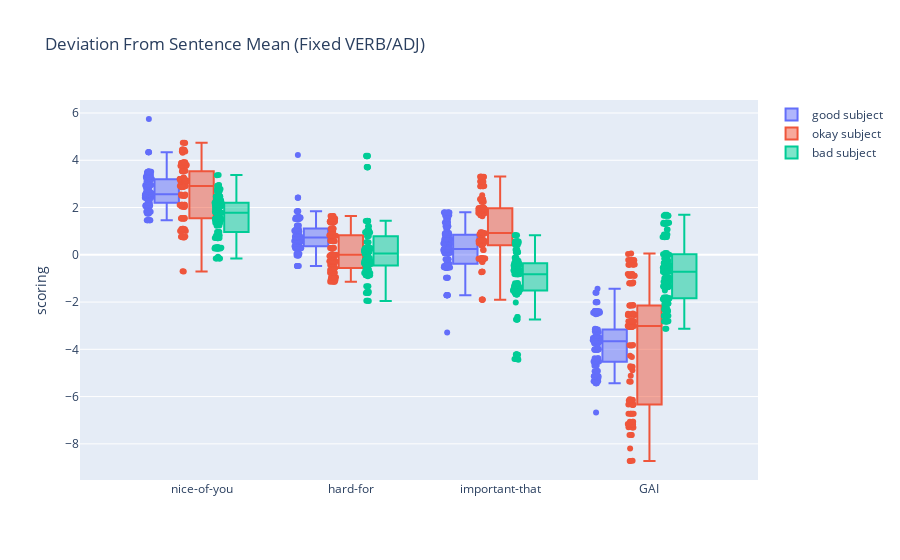

The cell this chart's notebook holds for it:
### Code cell
# perform a grammaticality analysis on subjects
nice_good = nice_df[nice_df["n_score"] == 2]
nice_bad = nice_df[nice_df["n_score"] == -10]
nice_okay = nice_df[nice_df["n_score"] == 1]

fig = go.Figure()

# box plot of sentences with good subjects
fig.add_trace(go.Box(x = nice_good["construction"], y = nice_good["prob_diff"],
    name = "good subject", hovertext = nice_good["sentence"], boxpoints = "all", jitter = 0.3
))

# box plot of sentences with okay subjects
fig.add_trace(go.Box(x = nice_okay["construction"], y = nice_okay["prob_diff"],
    name = "okay subject", hovertext = nice_okay["sentence"], boxpoints = "all", jitter = 0.3
))

# box plot of sentences with bad subjects
fig.add_trace(go.Box(x = nice_bad["construction"], y = nice_bad["prob_diff"],
    name = "bad subject", hovertext = nice_bad["sentence"], boxpoints = "all", jitter = 0.3
))

fig.update_layout(
    yaxis_title='scoring',
    title_text = "Deviation From Sentence Mean (Fixed VERB/ADJ)",
    boxmode='group' # group together boxes of the different traces for each value of x
)
fig.show()

### Figure 1 — Plotly figure (JSON) as saved in the notebook; plotly's stock layout.template omitted (floating-point values rounded to 4 significant figures; data arrays with more than 128 entries replaced by an {"elided": "..."} marker saying what was removed)
{"data": [{"boxpoints": "all", "hovertext": {"elided": "536 str values"}, "jitter": 0.3, "name": "good subject", "type": "box", "x": {"elided": "536 str values"}, "y": {"elided": "536 float values"}}, {"boxpoints": "all", "hovertext": {"elided": "488 str values"}, "jitter": 0.3, "name": "okay subject", "type": "box", "x": {"elided": "488 str values"}, "y": {"elided": "488 float values"}}, {"boxpoints": "all", "hovertext": {"elided": "576 str values"}, "jitter": 0.3, "name": "bad subject", "type": "box", "x": {"elided": "576 str values"}, "y": {"elided": "576 float values"}}], "layout": {"boxmode": "group", "title": {"text": "Deviation From Sentence Mean (Fixed VERB/ADJ)"}, "yaxis": {"title": {"text": "scoring"}}}}
